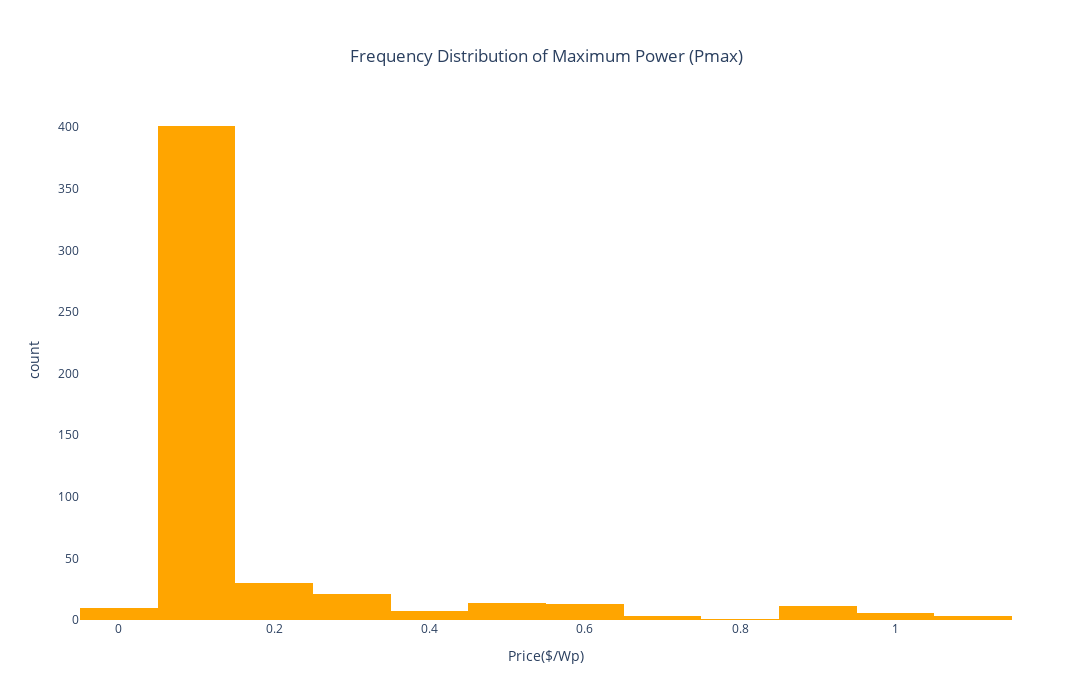

The code cell stored with this chart in its notebook:
### Code cell
# Create a histogram for Maximum Power (Pmax) variable
fig3 = px.histogram(
    df,
    x="Price($/Wp)",
    title="Frequency Distribution of Maximum Power (Pmax)",
    labels={"Maximum Power (Pmax)": "Maximum Power (Wp)", "count": "Frequency"},
    nbins=20  # Number of bins
)

# Customize layout
fig3.update_traces(marker_color="orange")
fig3.update_layout(
    title={
        "x": 0.5,
        "text": "Frequency Distribution of Maximum Power (Pmax)",
        "x": 0.5,  # Center the title
        "xanchor": "center",
        "yanchor": "top"
    },
    plot_bgcolor="white",  # Set background color to white
    width=1200,  # Make the chart larger
    height=700
)

fig3.show()

### Figure 1 — Plotly figure (JSON) as saved in the notebook; plotly's stock layout.template omitted (floating-point values rounded to 4 significant figures; data arrays with more than 128 entries replaced by an {"elided": "..."} marker saying what was removed)
{"data": [{"alignmentgroup": "True", "bingroup": "x", "hovertemplate": "Price($/Wp)=%{x}<br>count=%{y}<extra></extra>", "legendgroup": "", "marker": {"color": "orange", "pattern": {"shape": ""}}, "name": "", "nbinsx": 20, "offsetgroup": "", "orientation": "v", "showlegend": false, "type": "histogram", "x": {"elided": "520 float values"}, "xaxis": "x", "yaxis": "y"}], "layout": {"barmode": "relative", "height": 700, "legend": {"tracegroupgap": 0}, "plot_bgcolor": "white", "title": {"text": "Frequency Distribution of Maximum Power (Pmax)", "x": 0.5, "xanchor": "center", "yanchor": "top"}, "width": 1200, "xaxis": {"anchor": "y", "domain": [0, 1], "title": {"text": "Price($/Wp)"}}, "yaxis": {"anchor": "x", "domain": [0, 1], "title": {"text": "count"}}}}
